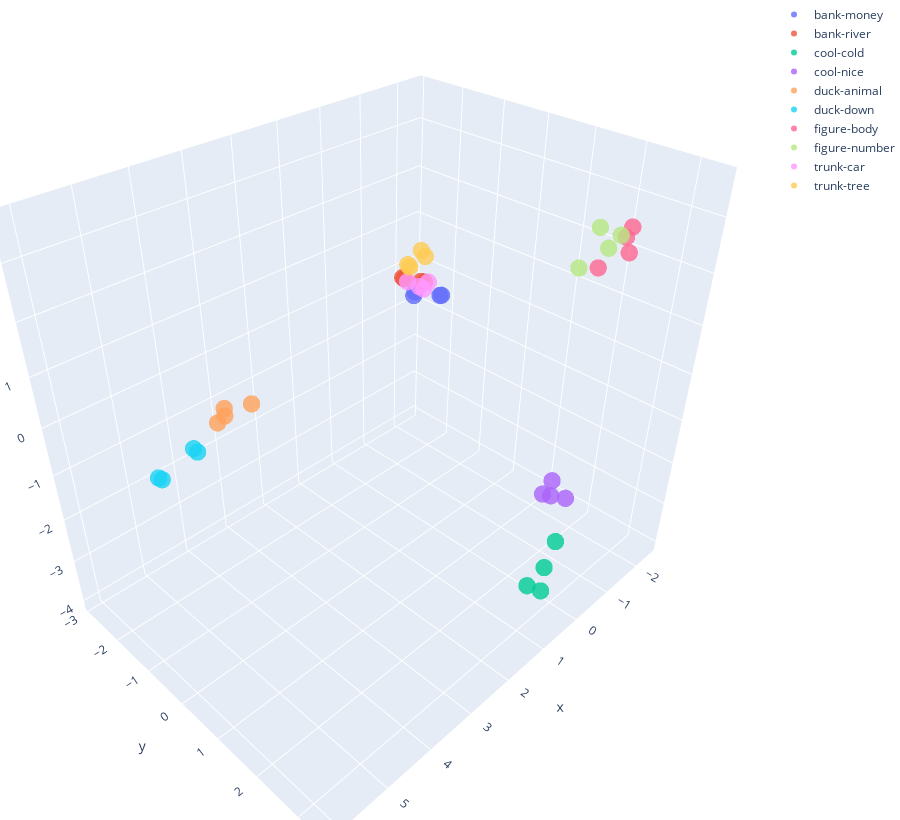

Source (notebook cell):
### Code cell
plotly.offline.iplot(
    go.Figure(
        data=[
                go.Scatter3d(
                **{
                    dim: group["embeds_n3"].str[idx].tolist() 
                    for idx, dim in enumerate(["x", "y", "z"])
                },
                text = group["Sentence"],
                name=label,
                mode='markers',
                marker={
                    'size': 6,
                    'opacity': 0.8,
                }
            )
            for label, group in contextdf_embeds[~contextdf_embeds['Set'].str.contains('base')].groupby("Set")
        ], 
        layout=go.Layout(
            margin={'l': 0, 'r': 0, 'b': 0, 't': 0},
            height=820
        )
    )
)

### Figure 1 — Plotly figure (JSON) as saved in the notebook; plotly's stock layout.template omitted (floating-point values rounded to 4 significant figures)
{"data": [{"marker": {"opacity": 0.8, "size": 6}, "mode": "markers", "name": "bank-money", "text": ["I need to visit the bank today.", "I'm heading to the bank to withdraw some cash.", "The bank is where I'm off to.", "I have an appointment at the bank."], "type": "scatter3d", "x": [-2.323, -2.329, -2.361, -2.389], "y": [-2.044, -2.813, -2.875, -2.144], "z": [-0.4684, -0.6879, -0.8112, -0.5349]}, {"marker": {"opacity": 0.8, "size": 6}, "mode": "markers", "name": "bank-river", "text": ["Let's spend the day by the river bank.", "The river bank is a peaceful place to relax.", "I enjoy walking along the river bank.", "We can have a picnic by the river bank."], "type": "scatter3d", "x": [-1.933, -1.69, -1.701, -1.675], "y": [-2.809, -2.536, -1.981, -2.051], "z": [-0.1877, -0.02654, 0.1048, 0.099]}, {"marker": {"opacity": 0.8, "size": 6}, "mode": "markers", "name": "cool-cold", "text": ["Her workplace is always chilly.", "She works in a refrigerated environment.", "The temperature in her office is freezing.", "She needs to bundle up for her job."], "type": "scatter3d", "x": [0.2912, 0.07606, -0.02598, -0.422], "y": [2.643, 2.818, 2.764, 2.686], "z": [-3.832, -3.997, -3.498, -3.149]}, {"marker": {"opacity": 0.8, "size": 6}, "mode": "markers", "name": "cool-nice", "text": ["Her job is really interesting and fun.", "She works in a creative field and loves it.", "That job of hers is so unique.", "She's lucky to have such a cool profession."], "type": "scatter3d", "x": [-0.8513, -1.043, -0.6744, -1.123], "y": [2.17, 2.392, 2.293, 1.822], "z": [-2.222, -2.636, -2.411, -2.917]}, {"marker": {"opacity": 0.8, "size": 6}, "mode": "markers", "name": "duck-animal", "text": ["Her duck was waddling in the park.", "The duck she owns is so cute.", "I spotted her duck by the pond.", "Her duck was quacking loudly."], "type": "scatter3d", "x": [3.869, 3.653, 4.019, 3.344], "y": [-1.406, -1.717, -1.417, -1.335], "z": [-0.1458, -0.2515, -0.2175, -0.1184]}, {"marker": {"opacity": 0.8, "size": 6}, "mode": "markers", "name": "duck-down", "text": ["She ducked to avoid the flying object.", "Her quick ducking saved her from the falling branch.", "I noticed her sudden ducking movement.", "She ducked and dodged the incoming ball."], "type": "scatter3d", "x": [6.057, 5.144, 6.058, 5.296], "y": [-0.023, -0.4582, 0.07453, -0.1132], "z": [0.5641, 0.3635, 0.5874, 0.5685]}, {"marker": {"opacity": 0.8, "size": 6}, "mode": "markers", "name": "figure-body", "text": ["Her body shape is very flattering.", "She carries herself with grace and confidence.", "Her figure is well-proportioned and attractive.", "She knows how to dress to highlight her figure."], "type": "scatter3d", "x": [-0.578, -0.9403, -0.1221, -0.7636], "y": [3.171, 2.458, 3.42, 2.978], "z": [2.944, 2.302, 3.594, 3.073]}, {"marker": {"opacity": 0.8, "size": 6}, "mode": "markers", "name": "figure-number", "text": ["The numerical figure she presented was impressive.", "Her calculations yielded a significant figure.", "The data supports a substantial figure.", "The figure she quoted was accurate and reliable."], "type": "scatter3d", "x": [-0.6262, -0.5934, -1.179, -1.039], "y": [2.782, 2.983, 2.249, 2.038], "z": [2.869, 3.164, 2.862, 2.112]}, {"marker": {"opacity": 0.8, "size": 6}, "mode": "markers", "name": "trunk-car", "text": ["Don't forget to look in the trunk of the car.", "There might be something important in the trunk.", "Make sure to verify the contents of the trunk.", "The trunk needs to be inspected for any damage."], "type": "scatter3d", "x": [-1.613, -1.052, -0.943, -0.5958], "y": [-1.792, -1.407, -1.422, -1.41], "z": [0.2043, 0.407, 0.4964, 0.7362]}, {"marker": {"opacity": 0.8, "size": 6}, "mode": "markers", "name": "trunk-tree", "text": ["Take a look at the tree trunk for any damage.", "The trunk of the old tree might have some interesting carvings.", "Check if the tree trunk needs to be treated for pests.", "See if there are any unique patterns or textures on the tree trunk."], "type": "scatter3d", "x": [-1.488, -1.245, -1.235, -1.284], "y": [-1.782, -1.97, -2.013, -1.704], "z": [0.82, 0.6077, 0.6514, 1.049]}], "layout": {"height": 820, "margin": {"b": 0, "l": 0, "r": 0, "t": 0}}}
